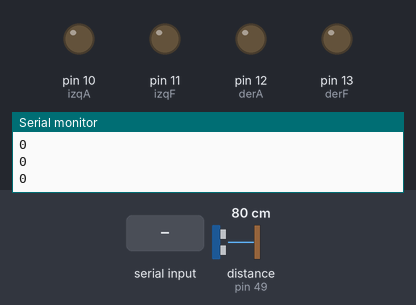
Simulated run of this sketch. Board: Arduino Mega 2560, built with avr-gcc and run on an emulated ATmega2560. Shown: output pins drawn as LEDs (lit = HIGH), the last lines printed to the serial monitor. Wiring (inferred from the names in the program): ultrasonic range finder: trigger pin 48; echo pin 49. Dashed ring = blinking. The test bench sets the inputs (shaded band); at power-on: distance to the obstacle (sensor on pin 49) 80 cm. The echo pulse lasts 58.3 µs per cm; pins used as bus, display or sensor lines are not drawn.

Above: at 1.2 s.
1.3 s: "a" received over the second serial link
At 2.3 s:
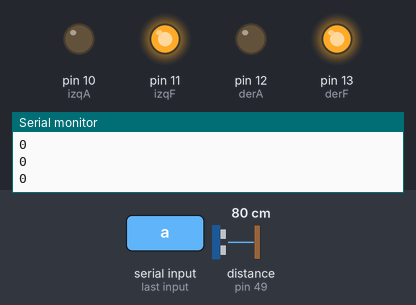
2.8 s: "b" received over the second serial link
At 3.5 s:
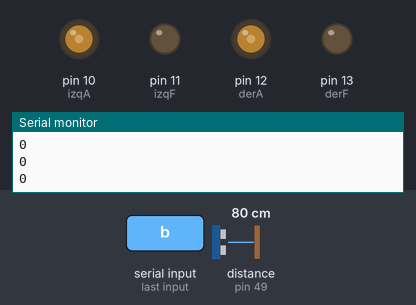
4.3 s: "c" received over the second serial link
At 4.7 s:
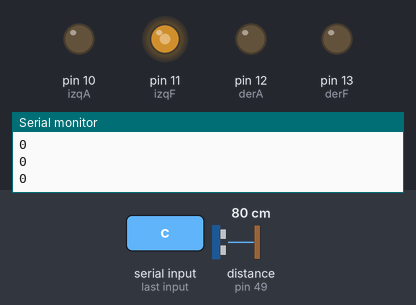
5.8 s: "d" received over the second serial link
At 6.9 s:
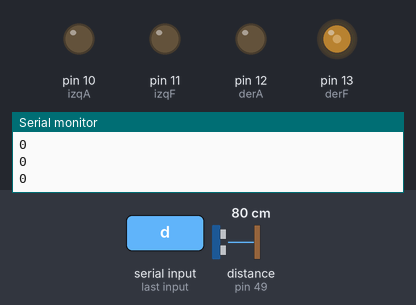
7.3 s: "f" received over the second serial link
At 8.3 s:
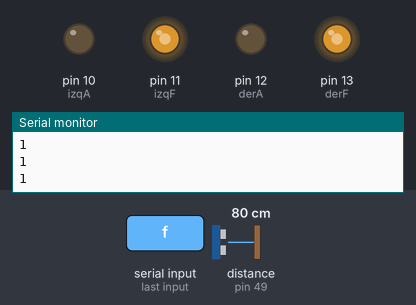
8.8 s: distance to the obstacle (sensor on pin 49) set to 17 cm
10.3 s: distance to the obstacle (sensor on pin 49) set to 14 cm
At 10.95 s:
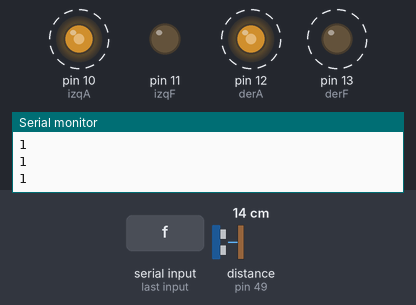
Timing chart, 0 to 14.3 s (numbered marks = the images above; inputs shaded):
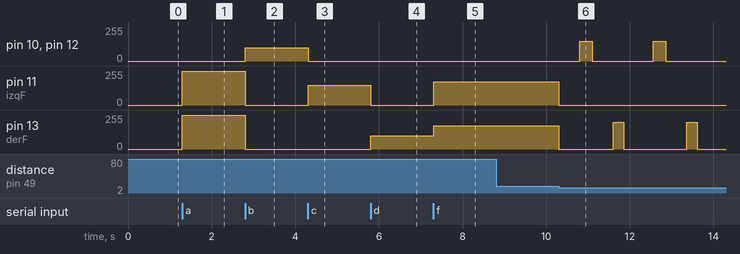

Measured:
- the behaviour switches between 16 and 15 cm on distance to the obstacle (sensor on pin 49) (found by bisection; images 5 and 6)
- after the input at 1.3 s, pin 11 (izqF), pin 13 (derF): 0/255 → 255/255 at once
- after the input at 2.8 s, pin 10 (izqA), pin 12 (derA): 0/255 → 100/255 at once; pin 11 (izqF), pin 13 (derF): 255/255 → 0/255 at once
- after the input at 4.3 s, pin 10 (izqA), pin 12 (derA): 100/255 → 0/255 at once; pin 11 (izqF): 0/255 → 150/255 at once
- after the input at 5.8 s, pin 11 (izqF): 150/255 → 0/255 at once; pin 13 (derF): 0/255 → 100/255 at once
- after the input at 7.3 s, pin 11 (izqF): 0/255 → 175/255 at once; pin 13 (derF): 100/255 → 175/255 at once
- after the input at 10.3 s, pin 10 (izqA), pin 12 (derA): alternates 150/255 for 0.30 s and 0/255 for 1.5 s, starting after 0.51 s; pin 11 (izqF): 175/255 → 0/255 at once; pin 13 (derF): alternates 200/255 for 0.25 s and 0/255 for 1.4 s, starting at once

The sketch:

bluetooth.ino
```cpp
char estado = ' ';

#define llantas(a, b, c, d) \
  analogWrite(izqF, a); \
  analogWrite(izqA, b); \
  analogWrite(derF, c); \
  analogWrite(derA, d);

int izqF = 11;
int izqA = 10;
int derF = 13;
int derA = 12;

int trigger = 48;
int echo = 49;

int tiempo;
int distancia;

bool automaticoFlag = false;

void automatico()
{
  if (distancia < 15)
  {
    llantas(0, 0, 0, 0);
    delay(500);
    llantas(0, 150, 0, 150);
    delay(300);
    llantas(0, 0, 0, 0);
    delay(500);
    llantas(0, 0, 200, 0);
    delay(250);
    llantas(0, 0, 0, 0);
    delay(200);
  }
  else
  {
    llantas(175, 0, 175, 0);
  }
}

void setup()
{
    Serial.begin(9600);
    Serial2.begin(9600);
    pinMode(izqF, OUTPUT);
    pinMode(izqA, OUTPUT);
    pinMode(derF, OUTPUT);
    pinMode(derA, OUTPUT);
    pinMode(trigger, OUTPUT);
    pinMode(echo, INPUT);
    digitalWrite(trigger, LOW);
    llantas(0, 0, 0, 0);
}

void loop()
{
    digitalWrite(trigger, HIGH);
    delayMicroseconds(10);
    digitalWrite(trigger, LOW);
    tiempo = pulseIn(echo, HIGH, 30000);
    distancia = tiempo/58;
    //Serial.println(distancia);
    Serial.println(automaticoFlag);
    if (automaticoFlag)
    {
      automatico();
    }
    if (Serial2.available() > 0)
    {
        estado = Serial2.read();
        Serial.println(estado);

        switch (estado)
        {
          case 'a':
            llantas(255, 0, 255, 0)
            automaticoFlag = false;
            break;
          case 'b':
            llantas(0, 100, 0, 100)
            automaticoFlag = false;
            break;
          case 'c':
            llantas(150, 0, 0, 0)
            automaticoFlag = false;
            break;
          case 'd':
            llantas(0, 0, 100, 0)
            automaticoFlag = false;
            break;
          case 'e':
            llantas(0, 0, 0, 0)
            automaticoFlag = false;
            break;
          case 'f':
            automaticoFlag = true;
            break;
        }
    }
}
```
